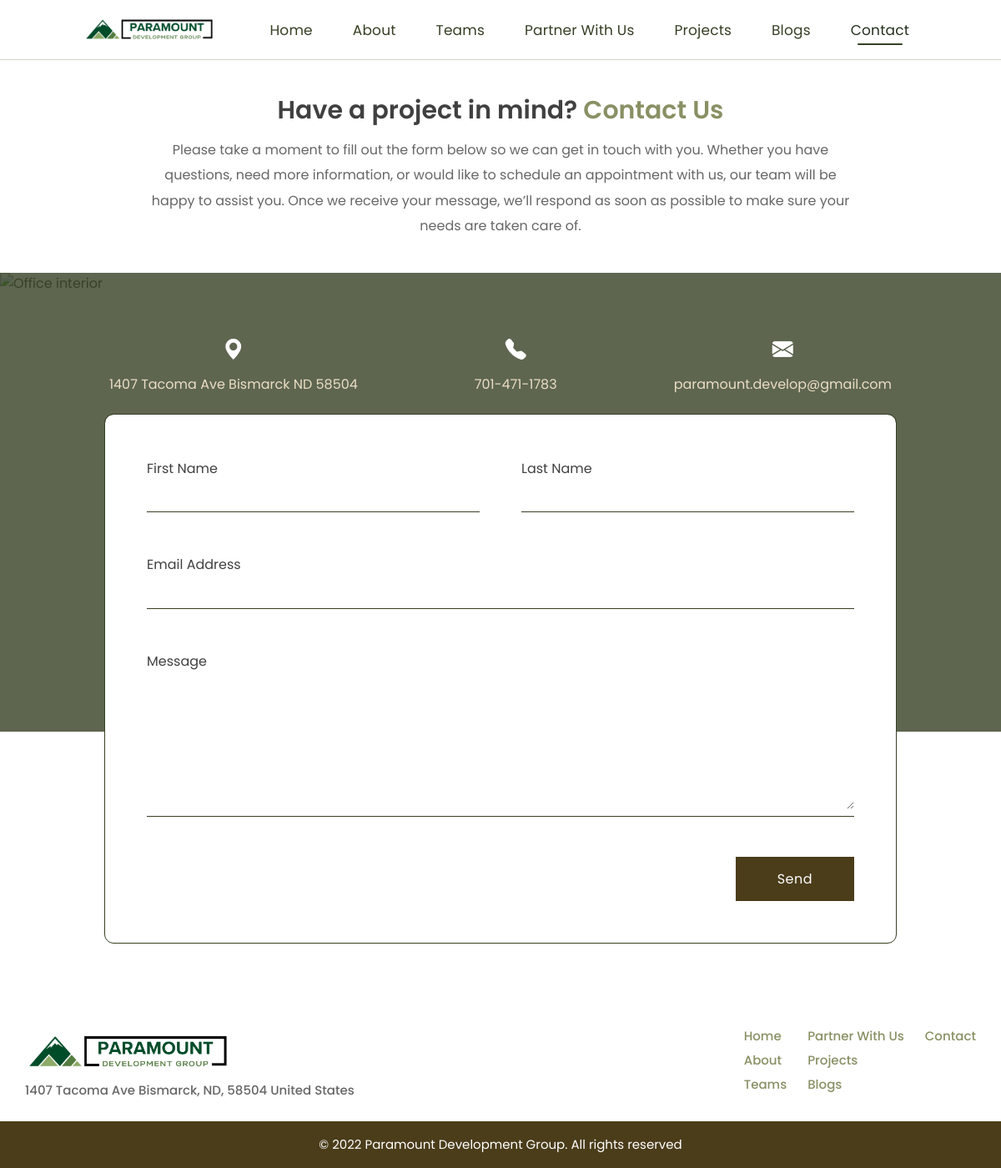
The app's page /frontend/contact.php with its own data.
### tables this page shows
CREATE TABLE IF NOT EXISTS `contact_settings` (
  `id` tinyint NOT NULL,
  `hero_image` varchar(255) DEFAULT 'asset/Office-.jpg',
  `headline` varchar(150) NOT NULL DEFAULT 'Have a project in mind?',
  `subtext` text NOT NULL,
  `address` varchar(255) NOT NULL DEFAULT '',
  `phone` varchar(50) NOT NULL DEFAULT '',
  `email` varchar(150) NOT NULL DEFAULT '',
  `updated_at` timestamp NULL DEFAULT CURRENT_TIMESTAMP ON UPDATE CURRENT_TIMESTAMP,
  PRIMARY KEY (`id`)
);

### frontend/contact.php (the view, shortened to what this page needs)
<?php
require_once __DIR__ . '/../backend/db.php';
if ($pdo instanceof PDO) { $pdo->setAttribute(PDO::ATTR_ERRMODE, PDO::ERRMODE_EXCEPTION); }
function h($v){ return htmlspecialchars((string)$v, ENT_QUOTES, 'UTF-8'); }
try {
  $stmt = $pdo->query('SELECT * FROM contact_settings WHERE id=1');
  $cs = $stmt->fetch() ?: [];
} catch (Throwable $e) { $cs = []; }
?>
<!DOCTYPE html>
<html lang="en">
<head>
<link rel="stylesheet" href="https://cdn.jsdelivr.net/npm/bootstrap-icons@1.11.3/font/bootstrap-icons.css">
<link rel="stylesheet" href="asset/css/contact.css">
</head>
<body>
<?php include __DIR__ . '/navbar.php'; ?>
<section class="page-head">
  <h1><?= h($cs['headline'] ?? 'Have a project in mind?') ?> <span class="accent">Contact Us</span></h1>
  <p class="page-sub"><?= h($cs['subtext'] ?? '') ?></p>
</section>
<section class="hero">
  <div class="overlay">
    <div class="overlay-inner details-3up">
      <div class="detail"><i class="bi bi-geo-alt-fill"></i><span><?= h($cs['address'] ?? '') ?></span></div>
      <div class="detail"><i class="bi bi-telephone-fill"></i><span><?= h($cs['phone'] ?? '') ?></span></div>
      <div class="detail"><i class="bi bi-envelope-fill"></i><span><?= h($cs['email'] ?? '') ?></span></div>
    </div>
  </div>
</section>
<section class="card-wrap">
  <form class="card" action="../backend/adminContact.php" method="post" novalidate>
          <div class="row-2col">
        <div class="input-block">
          <label for="first">First Name</label>
          <input id="first" name="first" type="text" required>
        </div>
        <div class="input-block">
          <label for="last">Last Name</label>
          <input id="last" name="last" type="text" required>
        </div>
      </div>
      <div class="input-block">
        <label for="email">Email Address</label>
        <input id="email" name="email" type="email" required>
      </div>
      <div class="input-block">
        <label for="message">Message</label>
        <textarea id="message" name="message" rows="6" required></textarea>
      </div>
      <div class="form-actions">
        <button class="btn" type="submit"> Send</button>
      </div>
  </form>
</section>
<?php include 'footer.php'; ?>
</body>
</html>

### frontend/asset/css/contact.css (style rules this page uses)
:root { --olive:#364025; --olive-2:#899064; --text:#404040; --muted:#6B6B6B; --cream:#ECDDC4; --brown:#4B3D1A; --container:1189px; }
* { box-sizing:border-box }
html,body { margin:0;padding:0 }
body { font-family:Poppins, sans-serif;background:#fff;color:var(--text);line-height:1.6 }
.page-head { margin:30px auto 40px; text-align:center; width:1049px; max-width:calc(100% - 2*174px); }
.page-head h1 { margin:0; font-weight:600; font-size:30px; line-height:60px; text-transform:none; color:var(--text); }
.page-head .accent { color:var(--olive-2); }
.page-sub { margin: 3px auto 0; max-width: 850px; font-size: 16px; line-height: 1.9; font-weight: 400; color: rgba(64,64,64,.8); text-align: center; }
.hero { position: relative; width: 100%; height: 550px; overflow: hidden; }
.hero::after { content:""; position:absolute; inset:0; background:#364025; z-index: 2; opacity: 80%; }
.card-wrap { position: relative; width: 100%; margin-top: -380px; margin-bottom: 5%; z-index: 2; }
html, body { overflow-x: hidden; }
.card { width: min(1150px, calc(100% - 48px)); margin: 0 auto; background: #fff; border-radius: 10px; outline: 1px solid var(--muted); padding: 50px; display: flex; flex-direction: column; gap: 28px; }
.row-2col { display: grid; grid-template-columns: 1fr 1fr; column-gap: 50px; }
.input-block input, .input-block textarea { width: 100%; border: none; outline: none; background: transparent; font-size: 16px; color: #404040; padding: 1px 0; box-shadow: none; }
.input-block { margin-bottom: 20px; border-bottom: 1px solid var(--muted); padding-bottom: 1px; }
.form-actions { display: flex; justify-content: flex-end; }
.btn { display: inline-flex; align-items: center; justify-content: center; padding: 14px 50px; background: var(--brown); color: #FEFEFF; font-size: 16px; font-weight: 400; letter-spacing: .5px; border: 0; cursor: pointer; font-family: "Poppins"; }
.overlay { position:absolute; left:0; right:0; bottom:270px; z-index:3; color:#fff; }
.overlay-inner { width: min(1100px, calc(100% - 48px)); margin: 130px auto; }
.overlay-inner.details-3up { display: grid; grid-auto-flow: column; grid-auto-columns: max-content; justify-content: center; column-gap: 140px; row-gap: 0; text-align: center; }
.detail { display: flex; flex-direction: column; align-items: center; row-gap: 3px; color: var(--cream); }
.detail i { font-size: 25px; line-height: 1.9; color: #fff; }
.detail span { font-size: 16px; line-height: 1.9; font-weight: 400; }
.input-block label { display:block; font-size:16px; line-height:30px; font-weight:400; color:#404040; margin-bottom:10px; }
@media (max-width:1280px) { .overlay-inner,.card { width:calc(100% - 252px); } }
html { overflow-x: visible; }
body { margin:0; padding:0; width:100%; overflow-x: hidden; }
#message { font-family:Poppins, sans-serif; }

### frontend/asset/css/navbar.css (style rules this page uses)
:root { --nav-h: 72px; --border: #cfd6c7; --border-strong: #b7bfaa; --link: #25321f; --muted: #364025; --underline: #364025; }
* { box-sizing:border-box; }

### frontend/asset/css/footer.css (style rules this page uses)
:root { --olive: #364025; --olive-2: #899064; --brown: #4B3D1A; }
* { box-sizing: border-box; }
html, body { margin: 0; padding: 0; }

### records on screen
contact_settings: headline "Have a project in mind?", subtext "Please take a moment to fill out the form below so we can get in touch with you. Whether you have questions, need more information, or would like to schedule an appointment with us, our team will be happy to assist you. Once we receive your message, we’ll respond as soon as possible to make sure your needs are taken care of.", address "1407 Tacoma Ave Bismarck ND 58504", phone "701-471-1783", email "paramount.develop@gmail.com"

### other values on screen
$label "Home"
$label "About"
$label "Teams"
$label "Partner With Us"
$label "Projects"
$label "Blogs"
$label "Contact"
